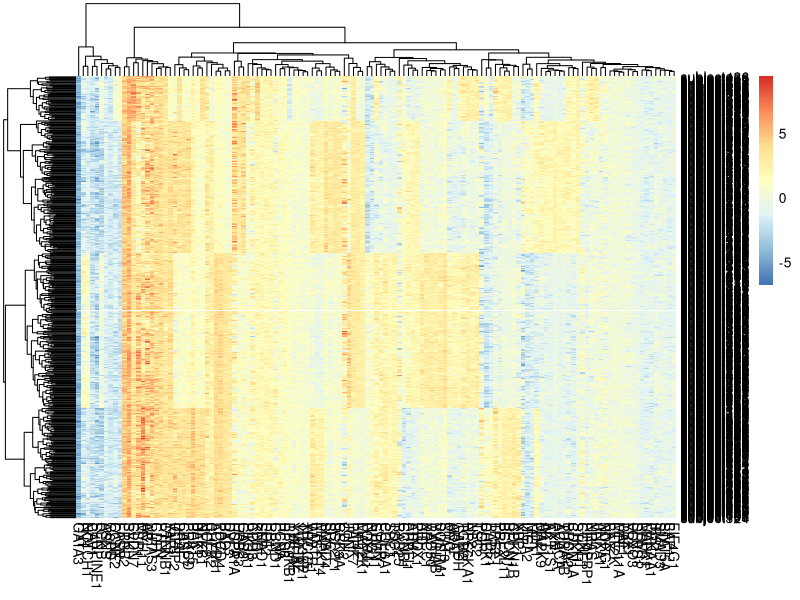

R code for this plot:
## ---- chunk 1
library(pheatmap)
data <- read.csv("patient_data.csv")
pheatmap(data)
